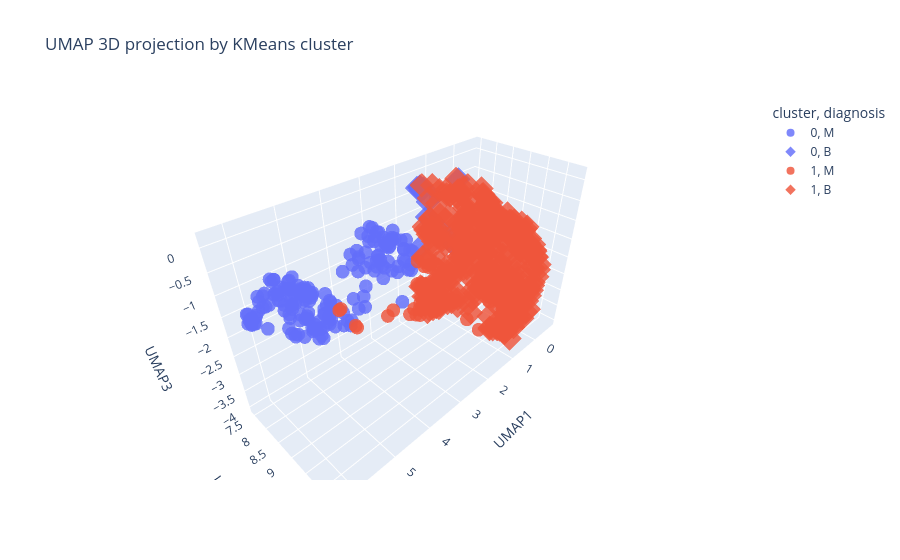

The cell this chart's notebook holds for it:
### Code cell
if HAS_UMAP:
    reducer_3 = umap.UMAP(n_components=3, n_neighbors=25, min_dist=0.08, random_state=42)
    X_umap_3 = reducer_3.fit_transform(X_scaled)
    umap_3d_df = pd.DataFrame({"UMAP1": X_umap_3[:, 0], "UMAP2": X_umap_3[:, 1], "UMAP3": X_umap_3[:, 2], "diagnosis": target, "cluster": cluster_labels["KMeans"].astype(str)})
    fig = px.scatter_3d(umap_3d_df, x="UMAP1", y="UMAP2", z="UMAP3", color="cluster", symbol="diagnosis", title="UMAP 3D projection by KMeans cluster", opacity=0.82)
    fig.write_html("umap_3d_kmeans.html")
    fig.show()
else:
    print("umap-learn is not installed")

### Figure 1 — Plotly figure (JSON) as saved in the notebook; plotly's stock layout.template omitted (floating-point values rounded to 4 significant figures; data arrays with more than 128 entries replaced by an {"elided": "..."} marker saying what was removed)
{"data": [{"hovertemplate": "cluster=0<br>diagnosis=M<br>UMAP1=%{x}<br>UMAP2=%{y}<br>UMAP3=%{z}<extra></extra>", "legendgroup": "0, M", "marker": {"color": "#636efa", "opacity": 0.82, "symbol": "circle"}, "mode": "markers", "name": "0, M", "scene": "scene", "showlegend": true, "type": "scatter3d", "x": {"elided": "175 float values"}, "y": {"elided": "175 float values"}, "z": {"elided": "175 float values"}}, {"hovertemplate": "cluster=0<br>diagnosis=B<br>UMAP1=%{x}<br>UMAP2=%{y}<br>UMAP3=%{z}<extra></extra>", "legendgroup": "0, B", "marker": {"color": "#636efa", "opacity": 0.82, "symbol": "diamond"}, "mode": "markers", "name": "0, B", "scene": "scene", "showlegend": true, "type": "scatter3d", "x": [2.032, 3.223, 2.01, 2.042, 2.079, 1.992, 2.07, 1.9, 1.895, 1.989, 2.165, 2.202, 1.892, 1.168], "y": [8.206, 9.321, 9.249, 8.109, 9.141, 8.141, 8.46, 8.027, 8.16, 8.13, 8.954, 8.565, 8.071, 8.523], "z": [0.01969, -0.5576, -1.017, -0.01631, -0.8932, 0.0149, -0.2145, -0.07718, -0.05135, -0.00259, -0.6723, -0.4904, -0.1329, 0.05396]}, {"hovertemplate": "cluster=1<br>diagnosis=M<br>UMAP1=%{x}<br>UMAP2=%{y}<br>UMAP3=%{z}<extra></extra>", "legendgroup": "1, M", "marker": {"color": "#EF553B", "opacity": 0.82, "symbol": "circle"}, "mode": "markers", "name": "1, M", "scene": "scene", "showlegend": true, "type": "scatter3d", "x": [2.464, 2.377, 2.657, 1.118, 2.99, 1.223, 1.662, 3.358, 2.745, 2.462, 1.773, 2.192, 2.31, 2.163, 2.186, 4.147, 2.56, 1.3, 2.333, 3.366, 2.45, 4.26, 1.828, 4.2, 1.932, 2.325, 1.103, 2.64, 3.254, 0.758, 2.112, 1.56, 3.174, 4.3, 1.219, 2.234, 2.245], "y": [8.497, 8.453, 8.619, 8.16, 9.439, 9.099, 9.029, 9.446, 9.433, 8.606, 9.813, 8.634, 8.547, 8.914, 8.361, 7.834, 8.94, 8.289, 8.559, 8.697, 9.316, 8.542, 9.824, 7.844, 9.43, 8.492, 9.412, 8.462, 8.371, 8.388, 8.371, 8.06, 9.448, 8.553, 9.716, 8.625, 8.907], "z": [-3.031, -2.192, -2.686, -2.822, -0.9521, -3.542, -0.7431, -0.7072, -1.412, -2.816, -1.474, -1.725, -2.163, -1.374, -2.906, -2.301, -2.329, -3.133, -2.908, -2.291, -1.824, -2.348, -1.726, -2.304, -1.202, -3.125, -3.774, -2.941, -2.697, -2.556, -2.905, -3.4, -0.9001, -2.269, -2.641, -2.788, -1.509]}, {"hovertemplate": "cluster=1<br>diagnosis=B<br>UMAP1=%{x}<br>UMAP2=%{y}<br>UMAP3=%{z}<extra></extra>", "legendgroup": "1, B", "marker": {"color": "#EF553B", "opacity": 0.82, "symbol": "diamond"}, "mode": "markers", "name": "1, B", "scene": "scene", "showlegend": true, "type": "scatter3d", "x": {"elided": "343 float values"}, "y": {"elided": "343 float values"}, "z": {"elided": "343 float values"}}], "layout": {"legend": {"title": {"text": "cluster, diagnosis"}, "tracegroupgap": 0}, "scene": {"domain": {"x": [0, 1], "y": [0, 1]}, "xaxis": {"title": {"text": "UMAP1"}}, "yaxis": {"title": {"text": "UMAP2"}}, "zaxis": {"title": {"text": "UMAP3"}}}, "title": {"text": "UMAP 3D projection by KMeans cluster"}}}
